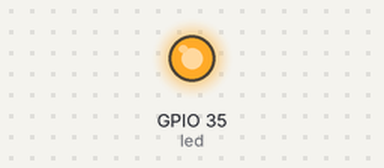
Simulated run of this program. Board: ESP32 board running MicroPython. Shown: output pins drawn as LEDs (lit = HIGH).

Above: at 0.5 s.
At 2.5 s:
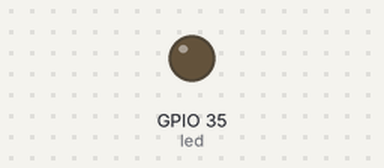
Timing chart, 0 to 5.2 s (numbered marks = the images above):
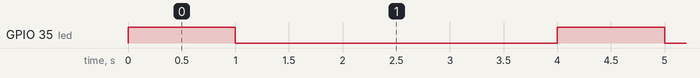

The program:

LED_Blink_MPython_Heltec_Lora_Wifi_V3.py
```python
# LED_Blink_MPython_Heltec_Lora_Wifi_V3.py

from machine import Pin
from time import sleep

led = Pin(35, Pin.OUT) # Pin 35 is the LED on the Heltec Lora Wifi V3 board

while True:
  led.value(not led.value()) # toggle the onboard LED
  sleep(1+(not led.value())*2) # sleep 1 second if LED was on, 2 seconds if LED was off
```

Measured:
- by itself, GPIO 35 (led): alternates HIGH for 1.0 s and LOW for 3.0 s
